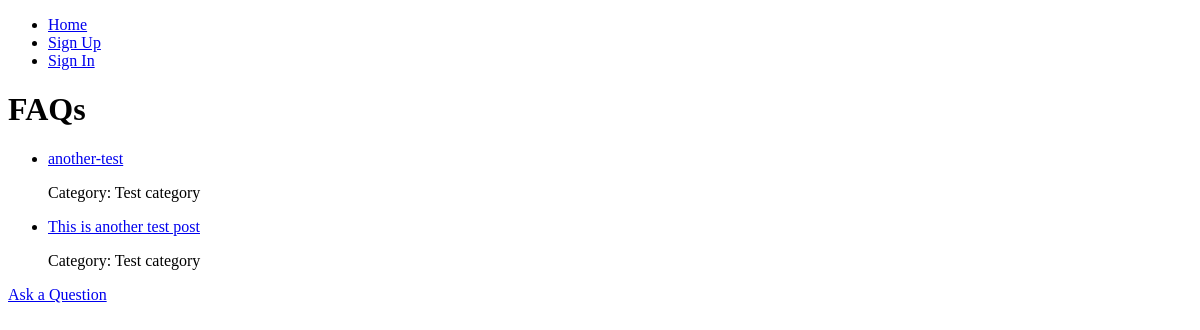
/, run on an earlier commit of the app's database.
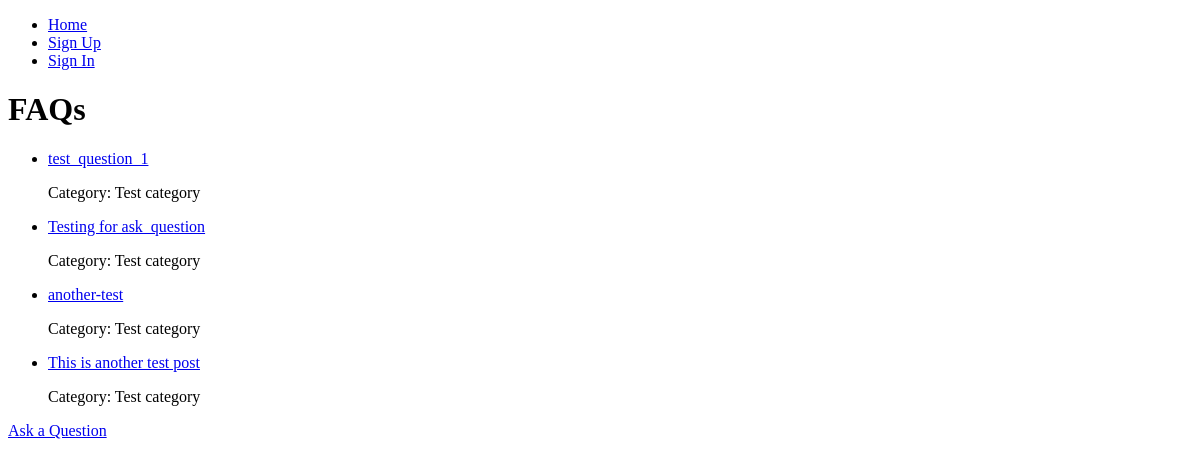
And on a later commit of the database.
### faq/models.py (models this page shows, shortened)
class Post(models.Model):
    question = models.CharField(max_length=200)
    slug = models.SlugField(max_length=200, unique_for_date='publish')
    username = models.CharField(max_length=80, default='Anonymous')
    email = models.EmailField(default='anonymous@example.com')
    author = models.ForeignKey(User, on_delete=models.CASCADE, related_name='faq_posts', null=True, blank=True)
    body = models.TextField(blank=True)
    publish = models.DateTimeField(default=timezone.now)
    created = models.DateTimeField(auto_now_add=True)
    updated = models.DateTimeField(auto_now=True)
    status = models.CharField(max_length=10, choices=[('draft', 'Draft'), ('published', 'Published')], default='draft')
    category = models.ForeignKey(Category, on_delete=models.CASCADE, related_name='posts')
    answered = models.BooleanField(default=False)
    ticket = models.UUIDField(default=uuid.uuid4, editable=False, unique=True)

class Category(models.Model):
    name = models.CharField(max_length=200, unique=True)
    slug = models.SlugField(max_length=200, unique=True)

### faq/views.py (the view)
# urls.py: path('', views.post_list, name='post_list'),
def post_list(request):
    posts = Post.objects.filter(status='published').order_by('-publish')
    return render(request, 'faq/post_list.html', {'posts': posts})

### faq/templates/faq/post_list.html
{% extends "faq/base.html" %}
{% block content %}
<h1>FAQs</h1>
<ul>
    {% for post in posts %}
        <li>
            <a href="{% url 'post_detail' post.publish.year post.publish.month post.publish.day post.slug %}">{{ post.question }}</a>
            <p>Category: {{ post.category.name }}</p>
        </li>
    {% endfor %}
</ul>
<a href="{% url 'ask_question' %}">Ask a Question</a>
{% endblock %}

What changed in the data, as far as the page shows it:
added Post: question "test_question_1", category.name "Test category"
added Post: question "Testing for ask_question", category.name "Test category"
